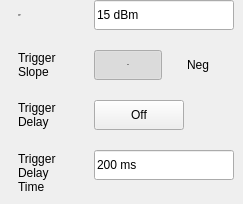
    <widget class="QWidget" name="RFBurst">
     <widget class="QPushButton" name="pb_RFBurst_Neg">
      <property name="geometry">
       <rect>
        <x>164</x>
        <y>50</y>
        <width>68</width>
        <height>30</height>
       </rect>
      </property>
      <property name="focusPolicy">
       <enum>Qt::NoFocus</enum>
      </property>
      <property name="styleSheet">
       <string notr="true">/*******************indoor**********************/
#SA_Dialog_TriggerSetup[status  =  &quot;indoor&quot;] 
QPushButton{
	font: 75 13px &quot;Arial&quot;;
	font-weight:bold;
}

#SA_Dialog_TriggerSetup[status  =  &quot;indoor&quot;] 
QPushButton:checked{
	background-image: url(:/sa/image/fre_checked_right.png);
	background-position:right;
color:rgba(87, 87, 87, 1);
	background-color:transparent;
}

#SA_Dialog_TriggerSetup[status  =  &quot;indoor&quot;] 
QPushButton:!checked
{
color:rgba(123, 123, 123, 1);
	background-image: url(:/sa/image/fre_checked_left.png);
	background-position:right;
	background-color:transparent;
}

/*******************outdoor**********************/
#SA_Dialog_TriggerSetup[status  =  &quot;outdoor&quot;] 
QPushButton{
	font: 75 13px &quot;Arial&quot;;
	font-weight:bold;
}

#SA_Dialog_TriggerSetup[status  =  &quot;outdoor&quot;] 
QPushButton:checked{
	background-image: url(:/sa/image/fre_checked_right.png);
	background-position:right;
color:rgba(87, 87, 87, 1);
	background-color:transparent;
}

#SA_Dialog_TriggerSetup[status  =  &quot;outdoor&quot;] 
QPushButton:!checked
{
color:rgba(123, 123, 123, 1);
	background-image: url(:/sa/image/fre_checked_left.png);
	background-position:right;
	background-color:transparent;
}

/*******************night**********************/
#SA_Dialog_TriggerSetup[status  =  &quot;night&quot;] 
QPushButton{
	font: 75 13px &quot;Arial&quot;;
	font-weight:bold;
}

#SA_Dialog_TriggerSetup[status  =  &quot;night&quot;] 
QPushButton:checked{
	background-image: url(:/sa/image/night/btn_right_click.png);
	color:rgba(85,74,56,1);
	background-color:transparent;
}

#SA_Dialog_TriggerSetup[status  =  &quot;night&quot;] 
QPushButton:!checked
{
	color:rgba(121,106,81,1);
	border-image:url(:/sa/image/night/btn_right_nor.png);
	background-color:transparent;
}</string>
      </property>
      <property name="text">
       <string>Neg</string>
      </property>
      <property name="checkable">
       <bool>true</bool>
      </property>
      <property name="checked">
       <bool>false</bool>
      </property>
      <property name="autoExclusive">
       <bool>true</bool>
      </property>
      <property name="flat">
       <bool>true</bool>
      </property>
     </widget>
     <widget class="SA_LineEdit" name="edit_RFBurst_level">
      <property name="geometry">
       <rect>
        <x>94</x>
        <y>0</y>
        <width>140</width>
        <height>30</height>
       </rect>
      </property>
      <property name="text">
       <string>15 dBm</string>
      </property>
      <property name="readOnly">
       <bool>true</bool>
      </property>
     </widget>
     <widget class="SA_LineEdit" name="edit_RFBurst_DelayValue">
      <property name="geometry">
       <rect>
        <x>94</x>
        <y>150</y>
        <width>140</width>
        <height>30</height>
       </rect>
      </property>
      <property name="text">
       <string>200 ms</string>
      </property>
      <property name="readOnly">
       <bool>true</bool>
      </property>
     </widget>
     <widget class="QLabel" name="label_13">
      <property name="geometry">
       <rect>
        <x>18</x>
        <y>50</y>
        <width>72</width>
        <height>30</height>
       </rect>
      </property>
      <property name="text">
       <string>Trigger
Slope</string>
      </property>
     </widget>
     <widget class="QPushButton" name="pb_RFBurst_DelayOn">
      <property name="geometry">
       <rect>
        <x>94</x>
        <y>100</y>
        <width>90</width>
        <height>30</height>
       </rect>
      </property>
      <property name="focusPolicy">
       <enum>Qt::NoFocus</enum>
      </property>
      <property name="styleSheet">
       <string notr="true">/*******************indoor**********************/
#SA_Dialog_TriggerSetup[status  =  &quot;indoor&quot;] 
QPushButton
{
	background-color:rgba(0,0,0,0);
	font: 75 13px &quot;Arial&quot;;
	font-weight:bold;
}
#SA_Dialog_TriggerSetup[status  =  &quot;indoor&quot;] 
QPushButton:checked
{
	padding:7px 44px 6px 25px;
	color:rgba(87, 87, 87, 1);
	border-image: url(:/sa/image/toggle_on.png);
}
#SA_Dialog_TriggerSetup[status  =  &quot;indoor&quot;] 
QPushButton:!checked
{
	padding:7px 17px 6px 36px;
	color:rgba(123, 123, 123, 1);
	border-image: url(:/sa/image/toggle_off.png);
}

/*******************outdoor**********************/
#SA_Dialog_TriggerSetup[status  =  &quot;outdoor&quot;] 
QPushButton
{
	background-color:rgba(0,0,0,0);
	font: 75 13px &quot;Arial&quot;;
	font-weight:bold;
}
#SA_Dialog_TriggerSetup[status  =  &quot;outdoor&quot;] 
QPushButton:checked
{
	padding:7px 44px 6px 25px;
	color:rgba(87, 87, 87, 1);
	border-image: url(:/sa/image/toggle_on.png);
}
#SA_Dialog_TriggerSetup[status  =  &quot;outdoor&quot;] 
QPushButton:!checked
{
	padding:7px 17px 6px 36px;
	color:rgba(123, 123, 123, 1);
	border-image: url(:/sa/image/toggle_off.png);
}

/*******************night**********************/
#SA_Dialog_TriggerSetup[status  =  &quot;night&quot;] 
QPushButton
{
	background-color:rgba(0,0,0,0);
	font: 75 13px &quot;Arial&quot;;
	font-weight:bold;
}
#SA_Dialog_TriggerSetup[status  =  &quot;night&quot;] 
QPushButton:checked
{
	padding:7px 44px 6px 25px;
	color:rgba(87, 87, 87, 1);
	border-image: url(:/sa/image/night/toggle_on.png);
}
#SA_Dialog_TriggerSetup[status  =  &quot;night&quot;] 
QPushButton:!checked
{
	padding:7px 17px 6px 36px;
	color:rgba(121,106,81,1);
	border-image: url(:/sa/image/night/toggle_off.png);
}</string>
      </property>
      <property name="text">
       <string>Off</string>
      </property>
      <property name="checkable">
       <bool>true</bool>
      </property>
      <property name="checked">
       <bool>false</bool>
      </property>
     </widget>
     <widget class="QLabel" name="label_14">
      <property name="geometry">
       <rect>
        <x>18</x>
        <y>100</y>
        <width>52</width>
        <height>30</height>
       </rect>
      </property>
      <property name="text">
       <string>Trigger
Delay</string>
      </property>
     </widget>
     <widget class="QLabel" name="label_15">
      <property name="geometry">
       <rect>
        <x>18</x>
        <y>0</y>
        <width>66</width>
        <height>30</height>
       </rect>
      </property>
      <property name="font">
       <font>
        <family>Arial</family>
        <pointsize>-1</pointsize>
        <weight>9</weight>
        <italic>false</italic>
        <bold>false</bold>
       </font>
      </property>
      <property name="text">
       <string>Trigger
Level</string>
      </property>
     </widget>
     <widget class="QPushButton" name="pb_RFBurst_Pos">
      <property name="geometry">
       <rect>
        <x>94</x>
        <y>50</y>
        <width>68</width>
        <height>30</height>
       </rect>
      </property>
      <property name="font">
       <font>
        <family>Arial</family>
        <pointsize>-1</pointsize>
        <weight>75</weight>
        <italic>false</italic>
        <bold>true</bold>
       </font>
      </property>
      <property name="focusPolicy">
       <enum>Qt::NoFocus</enum>
      </property>
      <property name="styleSheet">
       <string notr="true">/*******************indoor**********************/
#SA_Dialog_TriggerSetup[status  =  &quot;indoor&quot;] 
QPushButton{
	font: 75 13px &quot;Arial&quot;;
	font-weight:bold;
}
#SA_Dialog_TriggerSetup[status  =  &quot;indoor&quot;] 
QPushButton:checked{
	color:rgba(87, 87, 87, 1);
	background-color:transparent;
	padding: 8px 14px 7px 15px;
	background-image: url(:/sa/image/fre_checked_left.png);
}
#SA_Dialog_TriggerSetup[status  =  &quot;indoor&quot;] 
QPushButton:!checked
{
color:rgba(123, 123, 123, 1);
background-color:transparent;
padding: 8px 14px 7px 15px;
	background-image: url(:/sa/image/fre_checked_right.png);
}

/*******************outdoor**********************/
#SA_Dialog_TriggerSetup[status  =  &quot;outdoor&quot;] 
QPushButton{
	font: 75 13px &quot;Arial&quot;;
	font-weight:bold;
}
#SA_Dialog_TriggerSetup[status  =  &quot;outdoor&quot;] 
QPushButton:checked{
	color:rgba(87, 87, 87, 1);
	background-color:transparent;
	padding: 8px 14px 7px 15px;
	background-image: url(:/sa/image/fre_checked_left.png);
}
#SA_Dialog_TriggerSetup[status  =  &quot;outdoor&quot;] 
QPushButton:!checked
{
color:rgba(123, 123, 123, 1);
background-color:transparent;
padding: 8px 14px 7px 15px;
	background-image: url(:/sa/image/fre_checked_right.png);
}

/*******************night**********************/
#SA_Dialog_TriggerSetup[status  =  &quot;night&quot;] 
QPushButton{
	font: 75 13px &quot;Arial&quot;;
	font-weight:bold;
}
#SA_Dialog_TriggerSetup[status  =  &quot;night&quot;] 
QPushButton:checked{
	color:rgba(85,74,56,1);
	background-color:transparent;
	padding: 8px 14px 7px 15px;
	border-image:url(:/sa/image/night/btn_left_click.png);
}
#SA_Dialog_TriggerSetup[status  =  &quot;night&quot;] 
QPushButton:!checked
{
color:rgba(121,106,81,1);
background-color:transparent;
padding: 8px 14px 7px 15px;
	border-image: url(:/sa/image/night/btn_left_nor.png);
}
</string>
      </property>
      <property name="text">
       <string>Pos</string>
      </property>
      <property name="checkable">
       <bool>true</bool>
      </property>
      <property name="checked">
       <bool>true</bool>
      </property>
      <property name="autoExclusive">
       <bool>true</bool>
      </property>
      <property name="flat">
       <bool>true</bool>
      </property>
     </widget>
     <widget class="QLabel" name="label_16">
      <property name="geometry">
       <rect>
        <x>18</x>
        <y>150</y>
        <width>54</width>
        <height>45</height>
       </rect>
      </property>
      <property name="text">
       <string>Trigger
Delay
Time</string>
      </property>
     </widget>
    </widget>
